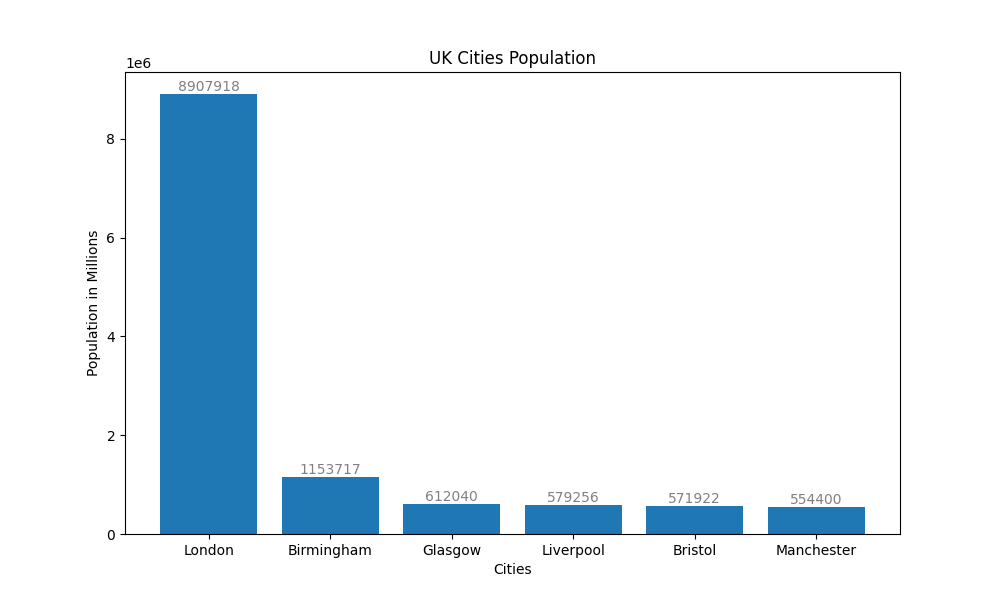

The script that drew this image:
# UK Cities
import matplotlib.pyplot as plt


class UKCities:

    def __init__(self):
        self.cities = ["London", "Birmingham", "Glasgow", "Liverpool", "Bristol", "Manchester"]
        self.population = [8907918, 1153717, 612040, 579256, 571922, 554400]

    def create_bar_chart(self):
        fig, ax = plt.subplots(figsize=(10, 6))
        ax.bar(x=range(len(self.cities)), height=self.population)
        ax.set_xticks(range(len(self.cities)), self.cities)

        for i, population in enumerate(self.population):
            ax.text(i, population, str(population),
                    ha='center', va='bottom', color="gray")

        plt.title("UK Cities Population")
        plt.xlabel("Cities")
        plt.ylabel("Population in Millions")
        plt.show()


if __name__ == "__main__":
    ukc = UKCities()
    ukc.create_bar_chart()
